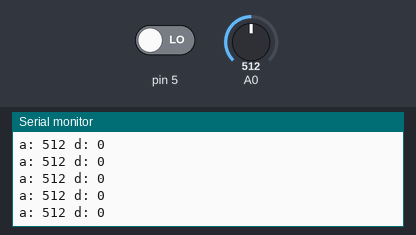
A sketch run on a simulated Arduino Uno, built with avr-gcc and run on an emulated ATmega328P. Shown: the last lines printed to the serial monitor. The inputs (shaded band) are chosen by the test bench; at power-on: A0 = 512, pin 5 LOW.

Above: at 1.2 s.
1.3 s: A0 set to 11
At 1.9 s:
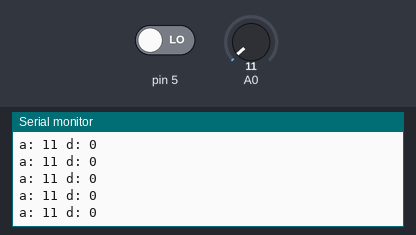
4.3 s: A0 set to 8
At 5.0 s:
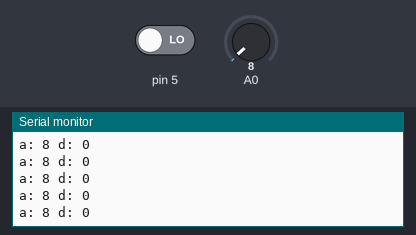
Timing chart, 0 to 7.3 s (numbered marks = the images above; inputs shaded):
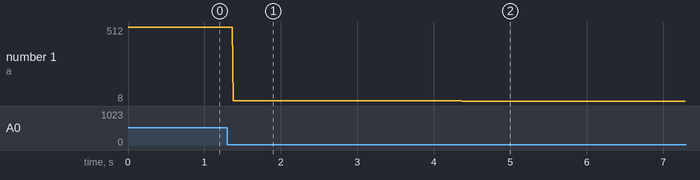

The sketch:

TCRT5000_1.ino
```cpp
void setup()
{
    pinMode(5, INPUT);
    Serial.begin(9600);
}

void loop()
{
    int a = analogRead(0);
    int d = digitalRead(5);

    Serial.print("a: ");
    Serial.print(a);
    Serial.print(" d: ");
    Serial.println(d);
}
```

Measured:
- after the input at 1.3 s, the serial monitor: prints a new line after 0.08 s (image 1)
- after the input at 4.3 s, the serial monitor: prints a new line after 0.07 s (image 2)
- plotted number 1: 512 → 11 after the input at 1.3 s, 11 → 8 after the input at 4.3 s
